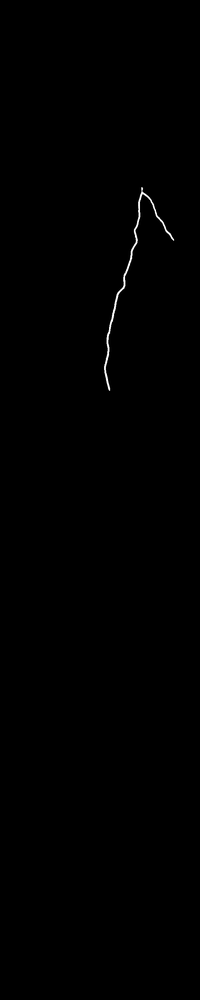
#> input picture 1. Computer Vision/task_8/Instance_segmentation_dataset/test_image_10_plant_1.png, 200 x 1000 px, shrunk from 563 x 2816 before the run
$ python -i custom_functions.py   (imports and definitions only)
#> lines starting #> are read from the running program, lines starting #| are printed output that depends on the picture; after the words box and inside, x2 and y2 are one past the last pixel; in counts of white or black regions, pixels touching at a corner belong together
import cv2
import os
from patchify import patchify


# Crop image from path
def cropping(image_path):
    # Read an image from the path
    img = cv2.imread(image_path)
#> img is the input picture: shape (1000, 200, 3); min 0, max 255, mean 0.6
    # Convert the image to a grayscale
    grayscale = cv2.cvtColor(img, cv2.COLOR_BGR2GRAY)
    # Use adaptive thresholding to create a binary image
    _, thresholded = cv2.threshold(grayscale, 0, 255, cv2.THRESH_BINARY +cv2.THRESH_OTSU)
#> thresholded: shape (1000, 200); 0.25% white in thin lines or dots, all inside (x1, y1, x2, y2) = (104, 187, 174, 391)
    # Find contours in the binary image
    contours, _ = cv2.findContours(thresholded, cv2.RETR_EXTERNAL, cv2.CHAIN_APPROX_SIMPLE)
#> contours = 1 contour; box (x1, y1, x2, y2) and area: (104, 187, 174, 391) 255
    # Find the contour with the largest area
    largest_contour = max(contours, key=cv2.contourArea)
#> largest_contour = contour of 244 points, box (x1, y1, x2, y2) (104, 187, 174, 391), area 255
    # Find bounding box coordinates of the contour
    x, y, w, h = cv2.boundingRect(largest_contour)
#> x = 104; y = 187; w = 70; h = 204
    # Make it square
    h=w
#> h = 70
    # Crop the region of interest from the original image
    cropped_image = img[y:y + h, x:x + w]
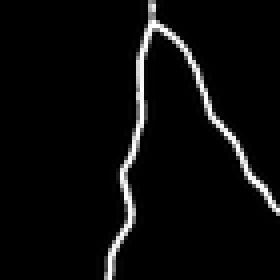
#> cropped_image: shape (70, 70, 3) (shown 4 times larger); min 0, max 255, mean 11.5
    cropped_folder = "Cropped"
    output_file_path = os.path.join(cropped_folder, os.path.basename(image_path))
    cv2.imwrite(output_file_path, cropped_image)

    return cropped_image


# Crop image
# [45 lines left out: functions crop_image, padder, predict_patches, not called in this run]

>>> result = cropping('../task_8/Instance_segmentation_dataset/test_image_10_plant_1.png')

$ run again, on 1. Computer Vision/task_8/Instance_segmentation_dataset/test_image_10_plant_3.png
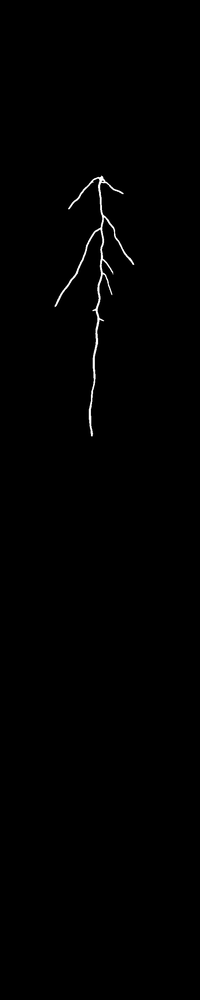
#> input picture 1. Computer Vision/task_8/Instance_segmentation_dataset/test_image_10_plant_3.png, 200 x 1000 px, shrunk from 563 x 2816 before the run
#> in cropping, img is the input picture: shape (1000, 200, 3); min 0, max 255, mean 1.2
#> in cropping, `_, thresholded = cv2.threshold(grayscale, 0, 255, cv2.THRESH_BINARY +c..`:
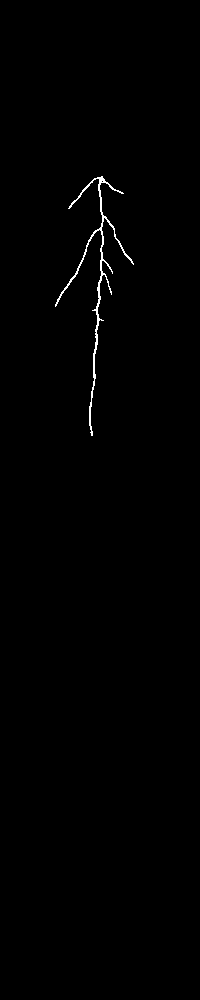
#> thresholded: shape (1000, 200); 0.51% white in thin lines or dots, all inside (x1, y1, x2, y2) = (55, 176, 134, 436)
#> contours = 1 contour; box (x1, y1, x2, y2) and area: (55, 176, 134, 436) 544
#> largest_contour = contour of 455 points, box (x1, y1, x2, y2) (55, 176, 134, 436), area 544
#> in cropping, `x, y, w, h = cv2.boundingRect(largest_contour)`: x = 55; y = 176; w = 79; h = 260
#> in cropping, `h=w`: h = 79
#> in cropping, `cropped_image = img[y:y + h, x:x + w]`:
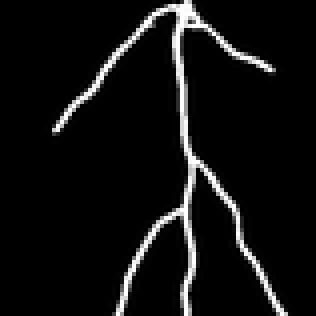
#> cropped_image: shape (79, 79, 3) (shown 4 times larger); min 0, max 255, mean 16.4

$ run again, on 1. Computer Vision/task_8/Instance_segmentation_dataset/test_image_10_plant_4.png
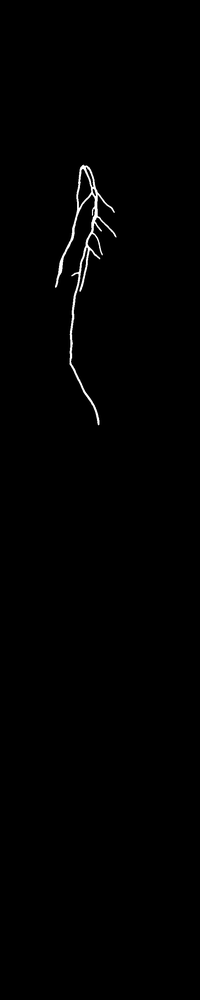
#> input picture 1. Computer Vision/task_8/Instance_segmentation_dataset/test_image_10_plant_4.png, 200 x 1000 px, shrunk from 563 x 2816 before the run
#> in cropping, img is the input picture: shape (1000, 200, 3); min 0, max 255, mean 1.6
#> in cropping, `_, thresholded = cv2.threshold(grayscale, 0, 255, cv2.THRESH_BINARY +c..`:
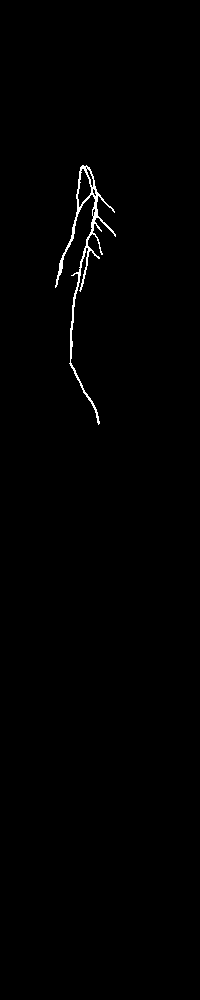
#> thresholded: shape (1000, 200); 0.66% white in thin lines or dots, all inside (x1, y1, x2, y2) = (55, 165, 116, 425)
#> contours = 1 contour; box (x1, y1, x2, y2) and area: (55, 165, 116, 425) 1178
#> largest_contour = contour of 474 points, box (x1, y1, x2, y2) (55, 165, 116, 425), area 1178
#> in cropping, `x, y, w, h = cv2.boundingRect(largest_contour)`: x = 55; y = 165; w = 61; h = 260
#> in cropping, `h=w`: h = 61
#> in cropping, `cropped_image = img[y:y + h, x:x + w]`:
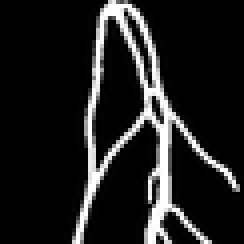
#> cropped_image: shape (61, 61, 3) (shown 4 times larger); min 0, max 255, mean 31.4
